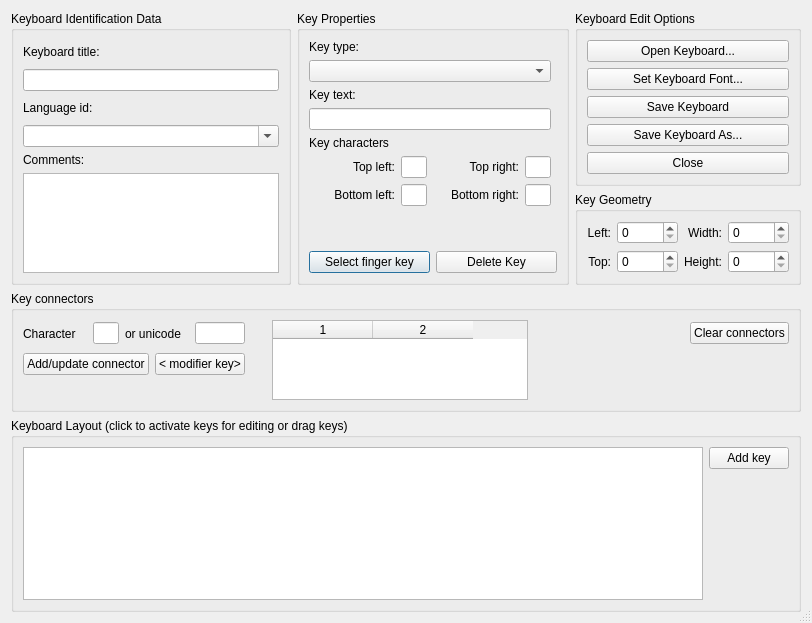
<?xml version="1.0" encoding="UTF-8"?>
<ui version="4.0">
 <class>KTouchKeyboardEditorDialog</class>
 <widget class="QDialog" name="KTouchKeyboardEditorDialog">
  <property name="geometry">
   <rect>
    <x>0</x>
    <y>0</y>
    <width>812</width>
    <height>623</height>
   </rect>
  </property>
  <property name="windowTitle">
   <string>Keyboard Layout Editor</string>
  </property>
  <property name="sizeGripEnabled">
   <bool>true</bool>
  </property>
  <layout class="QGridLayout">
   <item row="0" column="0" rowspan="2">
    <widget class="QGroupBox" name="groupBox3">
     <property name="sizePolicy">
      <sizepolicy hsizetype="Preferred" vsizetype="Minimum">
       <horstretch>0</horstretch>
       <verstretch>1</verstretch>
      </sizepolicy>
     </property>
     <property name="title">
      <string>Keyboard Identification Data</string>
     </property>
     <layout class="QGridLayout">
      <item row="0" column="0">
       <layout class="QVBoxLayout">
        <item>
         <widget class="QLabel" name="titleLabel">
          <property name="text">
           <string>Keyboard title:</string>
          </property>
         </widget>
        </item>
        <item>
         <widget class="QLineEdit" name="titleEdit"/>
        </item>
        <item>
         <widget class="QLabel" name="textLabel2">
          <property name="text">
           <string>Language id:</string>
          </property>
         </widget>
        </item>
        <item>
         <widget class="KComboBox" name="langIDCombo">
          <property name="editable">
           <bool>true</bool>
          </property>
         </widget>
        </item>
       </layout>
      </item>
      <item row="1" column="0">
       <widget class="QLabel" name="textLabel1">
        <property name="sizePolicy">
         <sizepolicy hsizetype="Preferred" vsizetype="Fixed">
          <horstretch>0</horstretch>
          <verstretch>0</verstretch>
         </sizepolicy>
        </property>
        <property name="text">
         <string>Comments:</string>
        </property>
       </widget>
      </item>
      <item row="2" column="0">
       <widget class="QTextEdit" name="commentEdit">
        <property name="sizePolicy">
         <sizepolicy hsizetype="Expanding" vsizetype="Maximum">
          <horstretch>0</horstretch>
          <verstretch>0</verstretch>
         </sizepolicy>
        </property>
        <property name="maximumSize">
         <size>
          <width>16777215</width>
          <height>100</height>
         </size>
        </property>
       </widget>
      </item>
     </layout>
    </widget>
   </item>
   <item row="0" column="1" rowspan="2">
    <widget class="QGroupBox" name="keyPropertiesBox">
     <property name="title">
      <string>Key Properties</string>
     </property>
     <layout class="QGridLayout">
      <item row="0" column="0">
       <layout class="QVBoxLayout">
        <item>
         <widget class="QLabel" name="label_6">
          <property name="text">
           <string>Key type:</string>
          </property>
         </widget>
        </item>
        <item>
         <widget class="QComboBox" name="keyTypeCombo"/>
        </item>
        <item>
         <widget class="QLabel" name="keyTextLabel">
          <property name="text">
           <string>Key text:</string>
          </property>
         </widget>
        </item>
        <item>
         <widget class="QLineEdit" name="keyTextEdit"/>
        </item>
       </layout>
      </item>
      <item row="1" column="0">
       <layout class="QGridLayout">
        <item row="0" column="0" colspan="2">
         <widget class="QLabel" name="keyCharLabel">
          <property name="sizePolicy">
           <sizepolicy hsizetype="Minimum" vsizetype="Preferred">
            <horstretch>0</horstretch>
            <verstretch>0</verstretch>
           </sizepolicy>
          </property>
          <property name="text">
           <string>Key characters</string>
          </property>
         </widget>
        </item>
        <item row="1" column="0">
         <widget class="QLabel" name="label_2">
          <property name="text">
           <string>Top left:</string>
          </property>
          <property name="alignment">
           <set>Qt::AlignRight|Qt::AlignTrailing|Qt::AlignVCenter</set>
          </property>
         </widget>
        </item>
        <item row="1" column="1">
         <widget class="QLineEdit" name="topLeftChar">
          <property name="sizePolicy">
           <sizepolicy hsizetype="Preferred" vsizetype="Fixed">
            <horstretch>0</horstretch>
            <verstretch>0</verstretch>
           </sizepolicy>
          </property>
          <property name="maximumSize">
           <size>
            <width>26</width>
            <height>16777215</height>
           </size>
          </property>
         </widget>
        </item>
        <item row="1" column="2">
         <widget class="QLabel" name="label_3">
          <property name="text">
           <string>Top right:</string>
          </property>
          <property name="alignment">
           <set>Qt::AlignRight|Qt::AlignTrailing|Qt::AlignVCenter</set>
          </property>
         </widget>
        </item>
        <item row="1" column="3">
         <widget class="QLineEdit" name="topRightChar">
          <property name="sizePolicy">
           <sizepolicy hsizetype="Preferred" vsizetype="Fixed">
            <horstretch>0</horstretch>
            <verstretch>0</verstretch>
           </sizepolicy>
          </property>
          <property name="minimumSize">
           <size>
            <width>26</width>
            <height>0</height>
           </size>
          </property>
          <property name="maximumSize">
           <size>
            <width>26</width>
            <height>16777215</height>
           </size>
          </property>
         </widget>
        </item>
        <item row="2" column="0">
         <widget class="QLabel" name="label_4">
          <property name="text">
           <string>Bottom left:</string>
          </property>
          <property name="alignment">
           <set>Qt::AlignRight|Qt::AlignTrailing|Qt::AlignVCenter</set>
          </property>
         </widget>
        </item>
        <item row="2" column="1">
         <widget class="QLineEdit" name="bottomLeftChar">
          <property name="sizePolicy">
           <sizepolicy hsizetype="Preferred" vsizetype="Fixed">
            <horstretch>0</horstretch>
            <verstretch>0</verstretch>
           </sizepolicy>
          </property>
          <property name="maximumSize">
           <size>
            <width>26</width>
            <height>16777215</height>
           </size>
          </property>
         </widget>
        </item>
        <item row="2" column="2">
         <widget class="QLabel" name="label_5">
          <property name="text">
           <string>Bottom right:</string>
          </property>
          <property name="alignment">
           <set>Qt::AlignRight|Qt::AlignTrailing|Qt::AlignVCenter</set>
          </property>
         </widget>
        </item>
        <item row="2" column="3">
         <widget class="QLineEdit" name="bottomRightChar">
          <property name="sizePolicy">
           <sizepolicy hsizetype="Preferred" vsizetype="Fixed">
            <horstretch>0</horstretch>
            <verstretch>0</verstretch>
           </sizepolicy>
          </property>
          <property name="maximumSize">
           <size>
            <width>26</width>
            <height>16777215</height>
           </size>
          </property>
         </widget>
        </item>
       </layout>
      </item>
      <item row="2" column="0" colspan="2">
       <spacer>
        <property name="orientation">
         <enum>Qt::Vertical</enum>
        </property>
        <property name="sizeType">
         <enum>QSizePolicy::MinimumExpanding</enum>
        </property>
        <property name="sizeHint" stdset="0">
         <size>
          <width>217</width>
          <height>21</height>
         </size>
        </property>
       </spacer>
      </item>
      <item row="3" column="0" colspan="2">
       <layout class="QHBoxLayout">
        <item>
         <widget class="KPushButton" name="selectFingerKeyButton">
          <property name="text">
           <string>Select finger key</string>
          </property>
          <property name="checkable">
           <bool>true</bool>
          </property>
         </widget>
        </item>
        <item>
         <widget class="KPushButton" name="deleteKeyButton">
          <property name="text">
           <string>Delete Key</string>
          </property>
         </widget>
        </item>
       </layout>
      </item>
     </layout>
    </widget>
   </item>
   <item row="0" column="2">
    <widget class="QGroupBox" name="groupBox">
     <property name="sizePolicy">
      <sizepolicy hsizetype="Preferred" vsizetype="Preferred">
       <horstretch>0</horstretch>
       <verstretch>1</verstretch>
      </sizepolicy>
     </property>
     <property name="title">
      <string>Keyboard Edit Options</string>
     </property>
     <layout class="QGridLayout">
      <item row="0" column="0">
       <layout class="QVBoxLayout">
        <item>
         <widget class="QPushButton" name="openButton">
          <property name="text">
           <string>Open Keyboard...</string>
          </property>
         </widget>
        </item>
        <item>
         <widget class="QPushButton" name="setFontButton">
          <property name="text">
           <string>Set Keyboard Font...</string>
          </property>
         </widget>
        </item>
        <item>
         <widget class="QPushButton" name="saveButton">
          <property name="text">
           <string>Save Keyboard</string>
          </property>
         </widget>
        </item>
        <item>
         <widget class="QPushButton" name="saveAsButton">
          <property name="text">
           <string>Save Keyboard As...</string>
          </property>
         </widget>
        </item>
        <item>
         <widget class="QPushButton" name="closeButton">
          <property name="text">
           <string>Close</string>
          </property>
         </widget>
        </item>
       </layout>
      </item>
     </layout>
    </widget>
   </item>
   <item row="1" column="2">
    <widget class="QGroupBox" name="keyGeometryBox">
     <property name="title">
      <string>Key Geometry</string>
     </property>
     <layout class="QGridLayout">
      <item row="0" column="0">
       <widget class="QLabel" name="label">
        <property name="text">
         <string>Left:</string>
        </property>
        <property name="alignment">
         <set>Qt::AlignRight|Qt::AlignTrailing|Qt::AlignVCenter</set>
        </property>
       </widget>
      </item>
      <item row="0" column="1">
       <widget class="KIntSpinBox" name="leftSpinBox">
        <property name="minimum">
         <number>0</number>
        </property>
        <property name="maximum">
         <number>10000</number>
        </property>
        <property name="singleStep">
         <number>10</number>
        </property>
        <property name="value">
         <number>0</number>
        </property>
       </widget>
      </item>
      <item row="0" column="2">
       <widget class="QLabel" name="label_8">
        <property name="text">
         <string>Width:</string>
        </property>
        <property name="alignment">
         <set>Qt::AlignRight|Qt::AlignTrailing|Qt::AlignVCenter</set>
        </property>
       </widget>
      </item>
      <item row="0" column="3">
       <widget class="KIntSpinBox" name="widthSpinBox">
        <property name="minimum">
         <number>0</number>
        </property>
        <property name="maximum">
         <number>10000</number>
        </property>
        <property name="singleStep">
         <number>10</number>
        </property>
        <property name="value">
         <number>0</number>
        </property>
       </widget>
      </item>
      <item row="1" column="0">
       <widget class="QLabel" name="label_7">
        <property name="text">
         <string>Top:</string>
        </property>
        <property name="alignment">
         <set>Qt::AlignRight|Qt::AlignTrailing|Qt::AlignVCenter</set>
        </property>
       </widget>
      </item>
      <item row="1" column="1">
       <widget class="KIntSpinBox" name="topSpinBox">
        <property name="minimum">
         <number>0</number>
        </property>
        <property name="maximum">
         <number>10000</number>
        </property>
        <property name="singleStep">
         <number>10</number>
        </property>
        <property name="value">
         <number>0</number>
        </property>
       </widget>
      </item>
      <item row="1" column="2">
       <widget class="QLabel" name="label_9">
        <property name="text">
         <string>Height:</string>
        </property>
        <property name="alignment">
         <set>Qt::AlignRight|Qt::AlignTrailing|Qt::AlignVCenter</set>
        </property>
       </widget>
      </item>
      <item row="1" column="3">
       <widget class="KIntSpinBox" name="heightSpinBox">
        <property name="minimum">
         <number>0</number>
        </property>
        <property name="maximum">
         <number>10000</number>
        </property>
        <property name="singleStep">
         <number>10</number>
        </property>
        <property name="value">
         <number>0</number>
        </property>
       </widget>
      </item>
     </layout>
    </widget>
   </item>
   <item row="2" column="0" colspan="3">
    <widget class="QGroupBox" name="keyConnectorEditBox">
     <property name="sizePolicy">
      <sizepolicy hsizetype="Preferred" vsizetype="Minimum">
       <horstretch>0</horstretch>
       <verstretch>0</verstretch>
      </sizepolicy>
     </property>
     <property name="title">
      <string>Key connectors</string>
     </property>
     <layout class="QGridLayout">
      <item row="0" column="0" colspan="2">
       <layout class="QHBoxLayout">
        <item>
         <widget class="QLabel" name="label_10">
          <property name="text">
           <string>Character</string>
          </property>
         </widget>
        </item>
        <item>
         <widget class="KLineEdit" name="conCharEdit">
          <property name="maximumSize">
           <size>
            <width>26</width>
            <height>16777215</height>
           </size>
          </property>
         </widget>
        </item>
        <item>
         <widget class="QLabel" name="label_11">
          <property name="text">
           <string>or unicode</string>
          </property>
         </widget>
        </item>
        <item>
         <widget class="KLineEdit" name="conUnicodeEdit">
          <property name="maximumSize">
           <size>
            <width>50</width>
            <height>16777215</height>
           </size>
          </property>
         </widget>
        </item>
       </layout>
      </item>
      <item row="0" column="2">
       <spacer>
        <property name="orientation">
         <enum>Qt::Horizontal</enum>
        </property>
        <property name="sizeType">
         <enum>QSizePolicy::Fixed</enum>
        </property>
        <property name="sizeHint" stdset="0">
         <size>
          <width>21</width>
          <height>20</height>
         </size>
        </property>
       </spacer>
      </item>
      <item row="0" column="3" rowspan="3">
       <widget class="QTableWidget" name="connectorList">
        <property name="maximumSize">
         <size>
          <width>16777215</width>
          <height>80</height>
         </size>
        </property>
        <property name="alternatingRowColors">
         <bool>true</bool>
        </property>
        <property name="columnCount">
         <number>2</number>
        </property>
        <column/>
        <column/>
       </widget>
      </item>
      <item row="0" column="4">
       <spacer>
        <property name="orientation">
         <enum>Qt::Horizontal</enum>
        </property>
        <property name="sizeHint" stdset="0">
         <size>
          <width>61</width>
          <height>27</height>
         </size>
        </property>
       </spacer>
      </item>
      <item row="0" column="5">
       <widget class="KPushButton" name="clearConnectorButton">
        <property name="text">
         <string>Clear connectors</string>
        </property>
       </widget>
      </item>
      <item row="1" column="0">
       <widget class="KPushButton" name="addConnectorButton">
        <property name="text">
         <string>Add/update connector</string>
        </property>
       </widget>
      </item>
      <item row="1" column="1">
       <widget class="KPushButton" name="selectModifierKeyButton">
        <property name="sizePolicy">
         <sizepolicy hsizetype="Minimum" vsizetype="Fixed">
          <horstretch>0</horstretch>
          <verstretch>0</verstretch>
         </sizepolicy>
        </property>
        <property name="text">
         <string>&lt; modifier key&gt;</string>
        </property>
        <property name="checkable">
         <bool>true</bool>
        </property>
        <property name="flat">
         <bool>false</bool>
        </property>
       </widget>
      </item>
      <item row="1" column="5" rowspan="2">
       <spacer>
        <property name="orientation">
         <enum>Qt::Vertical</enum>
        </property>
        <property name="sizeHint" stdset="0">
         <size>
          <width>20</width>
          <height>0</height>
         </size>
        </property>
       </spacer>
      </item>
      <item row="2" column="0">
       <spacer>
        <property name="orientation">
         <enum>Qt::Vertical</enum>
        </property>
        <property name="sizeHint" stdset="0">
         <size>
          <width>20</width>
          <height>0</height>
         </size>
        </property>
       </spacer>
      </item>
     </layout>
    </widget>
   </item>
   <item row="3" column="0" colspan="3">
    <widget class="QGroupBox" name="groupBox5">
     <property name="sizePolicy">
      <sizepolicy hsizetype="Expanding" vsizetype="Expanding">
       <horstretch>0</horstretch>
       <verstretch>4</verstretch>
      </sizepolicy>
     </property>
     <property name="title">
      <string>Keyboard Layout (click to activate keys for editing or drag keys)</string>
     </property>
     <layout class="QGridLayout">
      <item row="0" column="0" rowspan="2">
       <widget class="QGraphicsView" name="keyboardView">
        <property name="sizePolicy">
         <sizepolicy hsizetype="Expanding" vsizetype="Expanding">
          <horstretch>0</horstretch>
          <verstretch>8</verstretch>
         </sizepolicy>
        </property>
       </widget>
      </item>
      <item row="0" column="1">
       <widget class="KPushButton" name="addKeyButton">
        <property name="sizePolicy">
         <sizepolicy hsizetype="Minimum" vsizetype="Fixed">
          <horstretch>0</horstretch>
          <verstretch>0</verstretch>
         </sizepolicy>
        </property>
        <property name="text">
         <string>Add key</string>
        </property>
       </widget>
      </item>
      <item row="1" column="1">
       <spacer>
        <property name="orientation">
         <enum>Qt::Vertical</enum>
        </property>
        <property name="sizeHint" stdset="0">
         <size>
          <width>20</width>
          <height>40</height>
         </size>
        </property>
       </spacer>
      </item>
     </layout>
    </widget>
   </item>
  </layout>
 </widget>
 <customwidgets>
  <customwidget>
   <class>KIntSpinBox</class>
   <extends>QSpinBox</extends>
   <header>knuminput.h</header>
  </customwidget>
  <customwidget>
   <class>KPushButton</class>
   <extends>QPushButton</extends>
   <header>kpushbutton.h</header>
  </customwidget>
  <customwidget>
   <class>KLineEdit</class>
   <extends>QLineEdit</extends>
   <header>klineedit.h</header>
  </customwidget>
  <customwidget>
   <class>KComboBox</class>
   <extends>QComboBox</extends>
   <header>kcombobox.h</header>
  </customwidget>
 </customwidgets>
 <tabstops>
  <tabstop>titleEdit</tabstop>
  <tabstop>commentEdit</tabstop>
  <tabstop>setFontButton</tabstop>
  <tabstop>openButton</tabstop>
  <tabstop>saveButton</tabstop>
  <tabstop>saveAsButton</tabstop>
  <tabstop>closeButton</tabstop>
  <tabstop>keyboardView</tabstop>
 </tabstops>
 <resources/>
 <connections/>
</ui>
